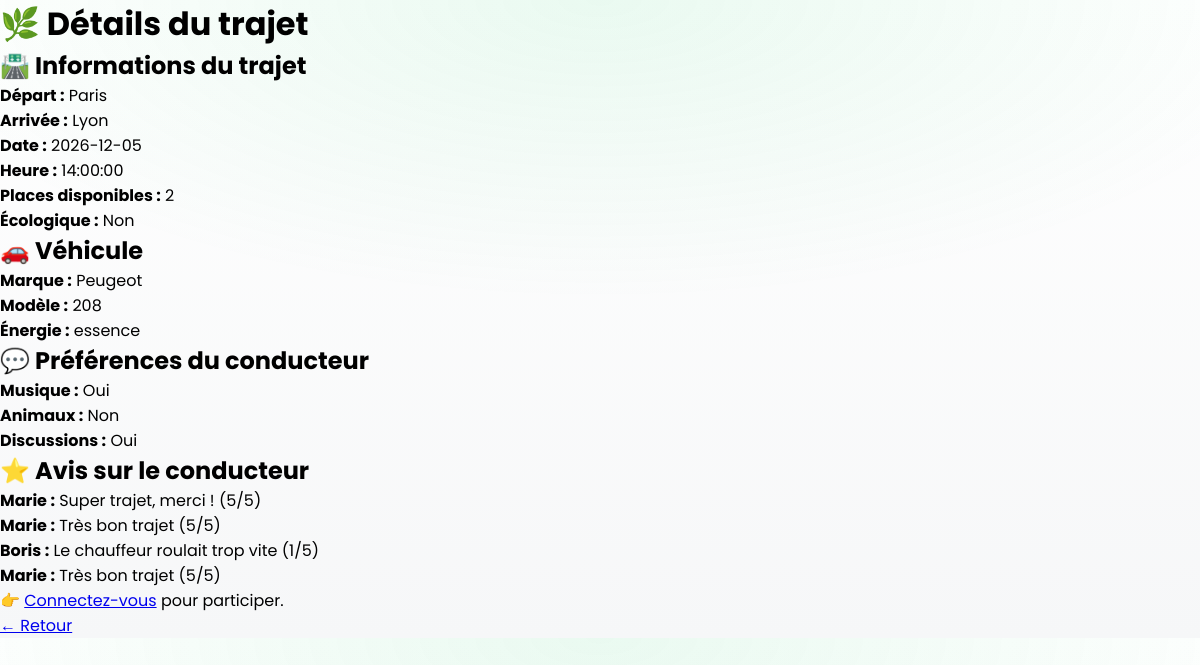
/pages/details_trajet.php?id=2, run on the app's committed database.
### tables this page shows
CREATE TABLE `trajets` (
  `id` int(11) NOT NULL,
  `conducteur_id` int(11) DEFAULT NULL,
  `vehicule_id` int(11) NOT NULL,
  `ville_depart` varchar(100) DEFAULT NULL,
  `ville_arrivee` varchar(100) DEFAULT NULL,
  `date_depart` date DEFAULT NULL,
  `heure_depart` time DEFAULT NULL,
  `prix` int(11) DEFAULT NULL,
  `places_restantes` int(11) DEFAULT NULL,
  `ecologique` tinyint(1) DEFAULT NULL,
  `etat` enum('en_attente','prévu','en_cours','termine','annule') DEFAULT 'en_attente'
);

CREATE TABLE `vehicules` (
  `id` int(11) NOT NULL,
  `id_utilisateur` int(11) DEFAULT NULL,
  `immatriculation` varchar(20) NOT NULL,
  `date_immat` date NOT NULL DEFAULT '2025-01-01',
  `marque` varchar(100) DEFAULT NULL,
  `modele` varchar(100) DEFAULT NULL,
  `energie` varchar(50) DEFAULT NULL,
  `couleur` varchar(50) NOT NULL DEFAULT 'inconnu',
  `places` int(11) NOT NULL DEFAULT 1,
  `fumeurs` tinyint(1) NOT NULL DEFAULT 0
);

CREATE TABLE `avis` (
  `id` int(11) NOT NULL,
  `id_conducteur` int(11) DEFAULT NULL,
  `id_utilisateur` int(11) DEFAULT NULL,
  `id_trajet` int(11) NOT NULL,
  `auteur` varchar(100) DEFAULT NULL,
  `note` int(11) DEFAULT NULL CHECK (`note` between 1 and 5),
  `commentaire` text DEFAULT NULL,
  `valide` tinyint(1) NOT NULL DEFAULT 0,
  `probleme` tinyint(1) NOT NULL DEFAULT 0,
  `traite` tinyint(1) NOT NULL DEFAULT 0
);

### pages/details_trajet.php (the view, shortened to what this page needs)
<?php
require_once(__DIR__ . '/../includes/db.php');
$id = intval($_GET['id']);
$sql = "
    SELECT t.*, u.nom AS conducteur_nom, u.prenom, u.id AS conducteur_id,
           v.marque, v.modele, v.energie
    FROM trajets t
    JOIN utilisateurs u ON t.conducteur_id = u.id
    LEFT JOIN vehicules v ON u.id = v.id_utilisateur
    WHERE t.id = ?
";
$stmt = $pdo->prepare($sql);
$stmt->execute([$id]);
$trajet = $stmt->fetch();
$prefStmt = $pdo->prepare("SELECT * FROM preferences WHERE id_utilisateur = ?");
$prefStmt->execute([$trajet['conducteur_id']]);
$preferences = $prefStmt->fetch();
$avisStmt = $pdo->prepare("SELECT * FROM avis WHERE id_conducteur = ?");
$avisStmt->execute([$trajet['conducteur_id']]);
$avisList = $avisStmt->fetchAll();
?>
<!DOCTYPE html>
<html lang="fr">
<head>
    <link rel="stylesheet" href="../assets/style.css">
</head>
<body>
<div class="details-container">
    <h1>🌿 Détails du trajet</h1>
    <div class="section">
        <h2>🛣️ Informations du trajet</h2>
        <p><strong>Départ :</strong> <?= htmlspecialchars($trajet['ville_depart']) ?></p>
        <p><strong>Arrivée :</strong> <?= htmlspecialchars($trajet['ville_arrivee']) ?></p>
        <p><strong>Date :</strong> <?= htmlspecialchars($trajet['date_depart']) ?></p>
        <p><strong>Heure :</strong> <?= htmlspecialchars($trajet['heure_depart']) ?></p>
        <p><strong>Places disponibles :</strong> <?= htmlspecialchars($trajet['places_restantes']) ?></p>
        <p><strong>Écologique :</strong> <?= $trajet['ecologique'] ? 'Oui' : 'Non' ?></p>
    </div>
    <?php if ($trajet['marque']): ?>
    <div class="section">
        <h2>🚗 Véhicule</h2>
        <p><strong>Marque :</strong> <?= htmlspecialchars($trajet['marque']) ?></p>
        <p><strong>Modèle :</strong> <?= htmlspecialchars($trajet['modele']) ?></p>
        <p><strong>Énergie :</strong> <?= htmlspecialchars($trajet['energie']) ?></p>
    </div>
    <?php endif; ?>
    <?php if ($preferences): ?>
    <div class="section">
        <h2>💬 Préférences du conducteur</h2>
        <p><strong>Musique :</strong> <?= $preferences['musique'] ? 'Oui' : 'Non' ?></p>
        <p><strong>Animaux :</strong> <?= $preferences['animaux'] ? 'Oui' : 'Non' ?></p>
        <p><strong>Discussions :</strong> <?= $preferences['discussions'] ? 'Oui' : 'Non' ?></p>
    </div>
    <?php endif; ?>
    <div class="section">
        <h2>⭐ Avis sur le conducteur</h2>
        <?php if ($avisList): ?>
            <ul>
                <?php foreach ($avisList as $avis): ?>
                    <li>
                        <strong><?= htmlspecialchars($avis['auteur']) ?> :</strong>
                        <?= htmlspecialchars($avis['commentaire']) ?>
                        <span class="note">(<?= $avis['note'] ?>/5)</span>
                    </li>
                <?php endforeach; ?>
            </ul>
        <?php else: ?>
            <p>Aucun avis pour ce conducteur.</p>
        <?php endif; ?>
    </div>
    <div class="section">
        <?php if (!isset($_SESSION['utilisateur_id'])): ?>
            <p>👉 <a href="index.php?page=connexion">Connectez-vous</a> pour participer.</p>
        <?php elseif ($trajet['places_restantes'] <= 0): ?>
            <p>😥 Ce trajet est complet.</p>
        <?php endif; ?>
    </div>
    <div class="retour-btn-container">
        <a href="<?= htmlspecialchars($_SERVER['HTTP_REFERER'] ?? '/ecoride/index.php?page=home') ?>"
           class="retour-btn">← Retour</a>
    </div>
</div>
</body>
</html>

### public/assets/style.css (style rules this page uses)
:root { --main-green: #2ecc71; --main-green-light: #a7f0c4; --dark-green: #27ae60; --light-gray: #f7f7f7; --text-dark: #333; --text-light: #666; --white: #fff; --border-radius: 10px; --shadow: 0 3px 8px rgba(0, 0, 0, 0.15); }
* { margin: 0; padding: 0; box-sizing: border-box; font-family: "Poppins", sans-serif; }
body { background: radial-gradient(1200px 500px at 50% 0%, rgba(46,204,113,0.10), transparent 60%), linear-gradient(#ffffff, #f6f7f8); }
* { box-sizing: border-box; }
html, body { width: 100%; overflow-x: hidden; }
html, body { max-width: 100%; overflow-x: hidden; }

### data on the page
trajets: ville_depart "Paris", ville_arrivee "Lyon", date_depart "2026-12-05", heure_depart "14:00:00", places_restantes "2"
vehicules: marque "Peugeot", modele "208", energie "essence"
avis: auteur "Marie", commentaire "Super trajet, merci !", note "5"
avis: auteur "Marie", commentaire "Très bon trajet", note "5"
avis: auteur "Boris", commentaire "Le chauffeur roulait trop vite", note "1"
avis: auteur "Marie", commentaire "Très bon trajet", note "5"
